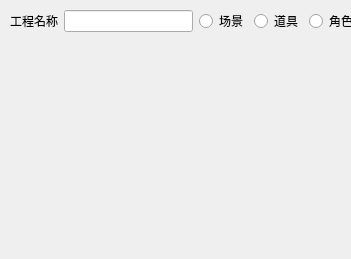
       <widget class="QWidget" name="page_9">
        <property name="geometry">
         <rect>
          <x>0</x>
          <y>0</y>
          <width>351</width>
          <height>259</height>
         </rect>
        </property>
        <attribute name="label">
         <string>创建工程目录</string>
        </attribute>
        <widget class="QWidget" name="layoutWidget">
         <property name="geometry">
          <rect>
           <x>10</x>
           <y>10</y>
           <width>348</width>
           <height>22</height>
          </rect>
         </property>
         <layout class="QHBoxLayout" name="horizontalLayout_27">
          <item>
           <widget class="QLabel" name="label_58">
            <property name="text">
             <string>工程名称</string>
            </property>
           </widget>
          </item>
          <item>
           <widget class="QLineEdit" name="lineEdit_4"/>
          </item>
          <item>
           <widget class="QRadioButton" name="radioButton">
            <property name="text">
             <string>场景</string>
            </property>
           </widget>
          </item>
          <item>
           <widget class="QRadioButton" name="radioButton_2">
            <property name="text">
             <string>道具</string>
            </property>
           </widget>
          </item>
          <item>
           <widget class="QRadioButton" name="radioButton_3">
            <property name="text">
             <string>角色</string>
            </property>
           </widget>
          </item>
         </layout>
        </widget>
       </widget>
